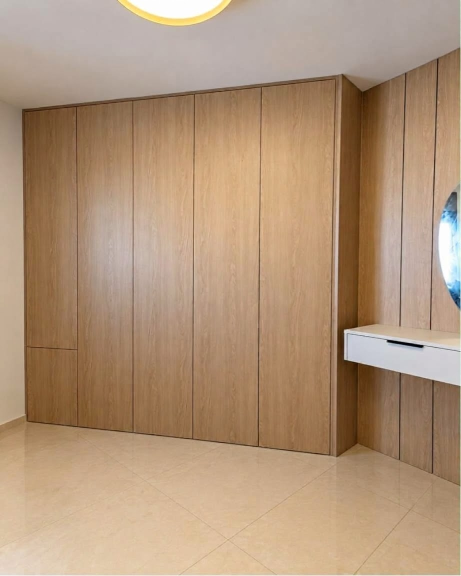
#> input picture projects/2026-10-whole-home/input/03_oak_closet_closed.jpg, 922 x 1152 px, found by its file name (shown at 1/2 size)
$ python clean_lamp.py
#> lines starting #> are read from the running program, lines starting #| are printed output that depends on the picture; after the words box and inside, x2 and y2 are one past the last pixel; in counts of white or black regions, pixels touching at a corner belong together
"""Remove the round ceiling lamp (not carpentry; her note R13) from the oak photos: the plain ceiling is rebuilt
from the clean ceiling around it (smooth 2D fit), the wardrobe is never touched. Writes work/clean_<name>.png"""
import cv2, numpy as np
def clean(src, box, out, ell):
#> called with src = 'input/03_oak_closet_closed.jpg', box = (170, 0, 560, 160), out = 'work/clean_03.png', ell = ((350, 2), (150, 78))
    im = cv2.imread(src).astype(np.float32); H, W = im.shape[:2]
#> after `H, W = im.shape[:2]`: H = 1152; W = 922
    x0, y0, x1, y1 = box
    g = cv2.cvtColor(im.astype(np.uint8), cv2.COLOR_BGR2GRAY).astype(np.float32)
    m = np.zeros((H, W), np.uint8); m[y0:y1, x0:x1] = 255
    # the lamp + its glow: brighter / more saturated than the ceiling around
    hsv = cv2.cvtColor(im.astype(np.uint8), cv2.COLOR_BGR2HSV).astype(np.float32)
    lamp = np.zeros((H, W), np.uint8)
    cv2.ellipse(lamp, ell[0], ell[1], 0, 0, 360, 255, -1)          # the lamp + its glow, measured
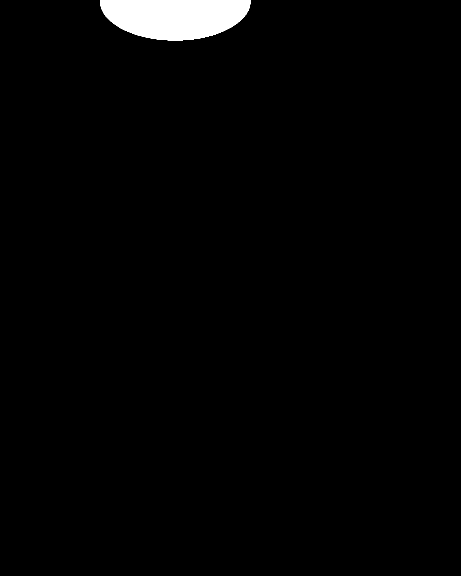
#> lamp: shape (1152, 922) (shown at 1/2 size); 1.8% white; 1 white region, box (x1, y1, x2, y2) and area: (200, 0, 501, 81) 19286
    wood = ((hsv[..., 0] < 25) & (hsv[..., 1] > 55) & (hsv[..., 2] < 235)).astype(np.uint8) * 255
#> wood: shape (1152, 922); 77.4% white; 71 black regions (48 under 20 px), largest, box (x1, y1, x2, y2) and area: (0, 0, 922, 1152) 185704, (182, 412, 353, 612) 23821, (802, 369, 865, 654) 11238
    wood = cv2.morphologyEx(wood, cv2.MORPH_OPEN, np.ones((3, 3), np.uint8))
#> wood: shape (1152, 922); 77.3% white; 40 black regions (22 under 20 px), largest, box (x1, y1, x2, y2) and area: (0, 0, 922, 1152) 213822, (181, 412, 353, 612) 24310, (670, 413, 677, 612) 952
    n, lab, st, _ = cv2.connectedComponentsWithStats(wood)            # carpentry = wood regions that reach down
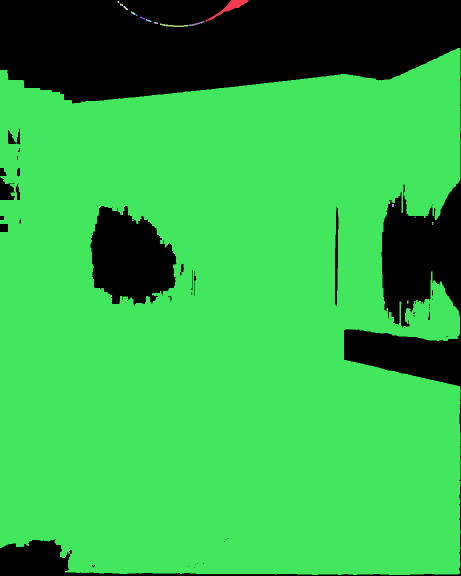
#> lab: shape (1152, 922) int32 (shown at 1/2 size); 18 distinct labels, from 0 to 17; one colour per label, 0 black
#> n = 18; st = 18 rows, first 6: [0, 0, 922, 1152, 241599], [411, 0, 86, 43, 815], [235, 2, 4, 4, 14], [240, 7, 6, 5, 23], [247, 12, 9, 8, 35], [262, 23, 9, 7, 35]
    keep = [i for i in range(1, n) if st[i, 1] + st[i, 3] > 200]      # (the lamp's gold rim stays near the ceiling)
#> keep = [12, 13, 14, 15, 16, 17]
    wood = np.isin(lab, keep).astype(np.uint8) * 255
#> wood: shape (1152, 922); 77.1% white; 40 black regions (22 under 20 px), largest, box (x1, y1, x2, y2) and area: (0, 0, 922, 1152) 215126, (181, 412, 353, 612) 24310, (670, 413, 677, 612) 952
    wood = cv2.dilate(wood, np.ones((7, 7), np.uint8))
#> wood: shape (1152, 922); 78.9% white; 17 black regions (6 under 20 px), largest, box (x1, y1, x2, y2) and area: (0, 0, 922, 203) 150840, (766, 366, 922, 649) 26655, (184, 417, 349, 605) 21471
    lamp = lamp & ~wood & m                                           # never touch the carpentry
    # fit a smooth quadratic surface per channel on the clean ceiling ring around the lamp
    ring = cv2.dilate(lamp, np.ones((61, 61), np.uint8)) & ~lamp & m
#> ring: shape (1152, 922); 1.5% white; 1 white region, box (x1, y1, x2, y2) and area: (170, 0, 531, 111) 15690
    ys, xs = np.nonzero(ring)
#> ys = 15690 values from 0 to 110; xs = 15690 values, max 530 at index 59, min 170 at index 0, mean 350
    A = np.stack([np.ones_like(xs), xs, ys, xs * xs, xs * ys, ys * ys], 1).astype(np.float64)
    yy, xx = np.nonzero(lamp)
#> yy = 19286 values from 0 to 80; xx = 19286 values, max 500 at index 300, min 200 at index 0, mean 350
    B = np.stack([np.ones_like(xx), xx, yy, xx * xx, xx * yy, yy * yy], 1).astype(np.float64)
    # inpaint from the clean ceiling edge inward, then smooth inside (the ceiling is a soft gradient)
    res = cv2.inpaint(im.astype(np.uint8), cv2.dilate(lamp, np.ones((5, 5), np.uint8)), 25, cv2.INPAINT_TELEA).astype(np.float32)
    res = cv2.GaussianBlur(res, (0, 0), 14)
    # feathered blend + matching grain
    a = (cv2.GaussianBlur(lamp.astype(np.float32) / 255, (0, 0), 9) * (wood == 0))[..., None]
    rng = np.random.default_rng(7); res += rng.normal(0, 1.2, res.shape)
    out_im = im * (1 - a) + res * a
    cv2.imwrite(out, np.clip(out_im, 0, 255).astype(np.uint8))
clean("input/03_oak_closet_closed.jpg", (170, 0, 560, 160), "work/clean_03.png", ((350, 2), (150, 78)))
clean("input/05_oak_closet_open.jpg", (300, 0, 720, 175), "work/clean_05.png", ((510, 8), (190, 112)))
#> call 2 of clean, with src = 'input/05_oak_closet_open.jpg', box = (300, 0, 720, 175), out = 'work/clean_05.png', ell = ((510, 8), (190, 112))
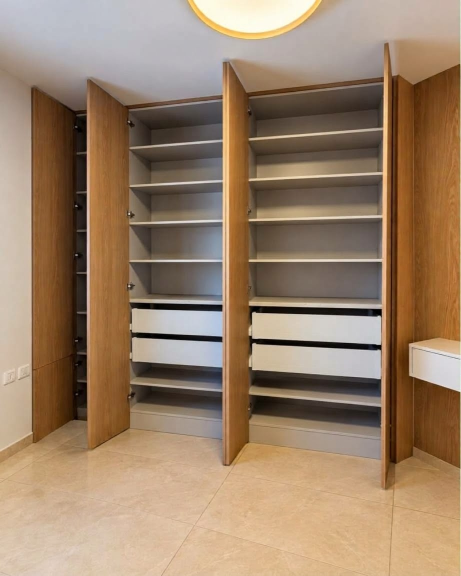
#> input picture projects/2026-10-whole-home/input/05_oak_closet_open.jpg, 922 x 1152 px, found by its file name (shown at 1/2 size)
#> in clean (call 2), `hsv = cv2.cvtColor(im.astype(np.uint8), cv2.COLOR_BGR2HSV).astype(np.f..`:
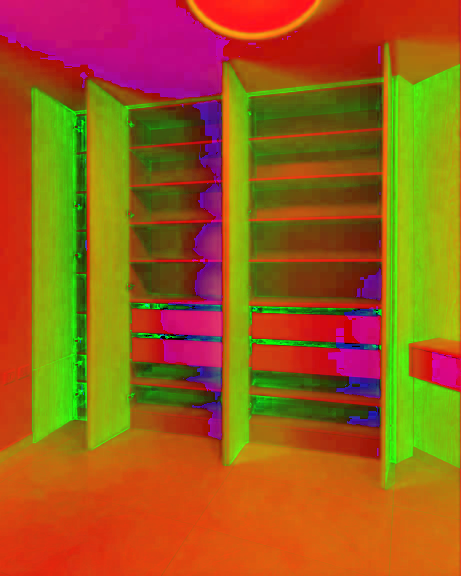
#> hsv: shape (1152, 922, 3) float32 (shown at 1/2 size); mean B, G, R 27, 93.3, 156.5
#> in clean (call 2), `cv2.ellipse(lamp, ell[0], ell[1], 0, 0, 360, 255, -1)`: lamp: shape (1152, 922); 3.5% white; 1 white region, box (x1, y1, x2, y2) and area: (320, 0, 701, 121) 36844
#> in clean (call 2), `wood = ((hsv[..., 0] < 25) & (hsv[..., 1] > 55) & (hsv[..., 2] < 235))..`: wood: shape (1152, 922); 68% white; 284 black regions (229 under 20 px), largest, box (x1, y1, x2, y2) and area: (0, 0, 922, 203) 119470, (263, 199, 451, 918) 66527, (504, 430, 767, 921) 64958
#> in clean (call 2), `wood = cv2.morphologyEx(wood, cv2.MORPH_OPEN, np.ones((3, 3), np.uint8))`: wood: shape (1152, 922); 67.7% white; 183 black regions (142 under 20 px), largest, box (x1, y1, x2, y2) and area: (0, 0, 922, 203) 134527, (261, 187, 458, 918) 69574, (501, 176, 775, 921) 68127
#> in clean (call 2), `n, lab, st, _ = cv2.connectedComponentsWithStats(wood)`:
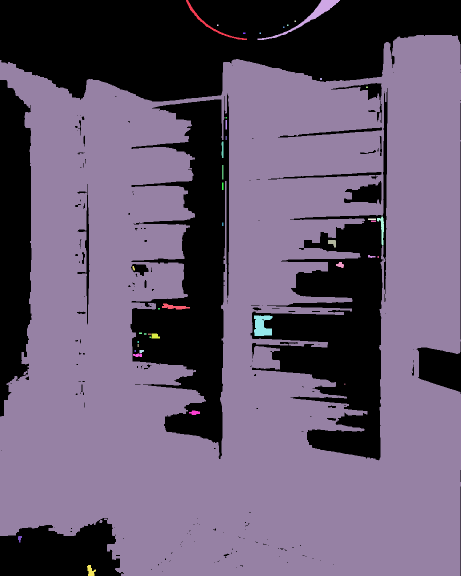
#> lab: shape (1152, 922) int32 (shown at 1/2 size); 44 distinct labels, from 0 to 43; one colour per label, 0 black
#> in clean (call 2), `n, lab, st, _ = cv2.connectedComponentsWithStats(wood)`: n = 44; st = 44 rows, first 6: [0, 0, 922, 1152, 343361], [372, 0, 122, 80, 615], [515, 0, 165, 80, 1561], [589, 41, 3, 3, 9], [434, 49, 3, 3, 9], [574, 49, 3, 3, 9]
#> in clean (call 2), `keep = [i for i in range(1, n) if st[i, 1] + st[i, 3] > 200]      # (t..`: keep = 33 values from 9 to 43
#> in clean (call 2), `wood = np.isin(lab, keep).astype(np.uint8) * 255`: wood: shape (1152, 922); 67.5% white; 183 black regions (142 under 20 px), largest, box (x1, y1, x2, y2) and area: (0, 0, 922, 203) 136779, (261, 187, 458, 918) 69574, (501, 176, 775, 921) 68127
#> in clean (call 2), `wood = cv2.dilate(wood, np.ones((7, 7), np.uint8))`:
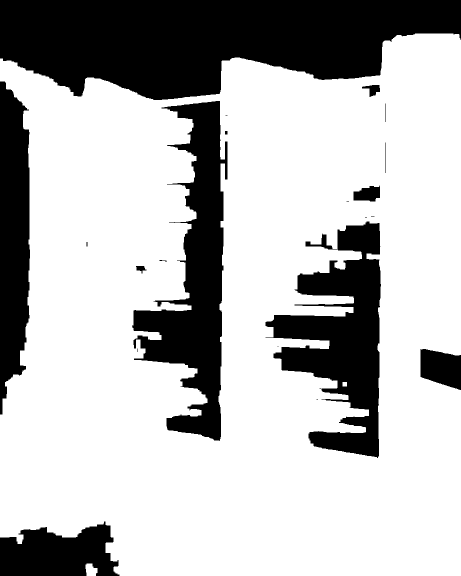
#> wood: shape (1152, 922) (shown at 1/2 size); 71.9% white; 22 black regions (9 under 20 px), largest, box (x1, y1, x2, y2) and area: (0, 0, 922, 200) 132476, (264, 202, 455, 882) 55721, (531, 443, 762, 916) 52559
#> in clean (call 2), `lamp = lamp & ~wood & m`: lamp: shape (1152, 922); 3.5% white; 1 white region, box (x1, y1, x2, y2) and area: (320, 0, 701, 121) 36743
#> in clean (call 2), `ring = cv2.dilate(lamp, np.ones((61, 61), np.uint8)) & ~lamp & m`: ring: shape (1152, 922); 1.8% white; 1 white region, box (x1, y1, x2, y2) and area: (300, 0, 720, 151) 19209
#> in clean (call 2), `ys, xs = np.nonzero(ring)`: ys = 19209 values from 0 to 150; xs = 19209 values, max 719 at index 40, min 300 at index 0, mean 509.2
#> in clean (call 2), `cv2.imwrite(out, np.clip(out_im, 0, 255).astype(np.uint8))`:
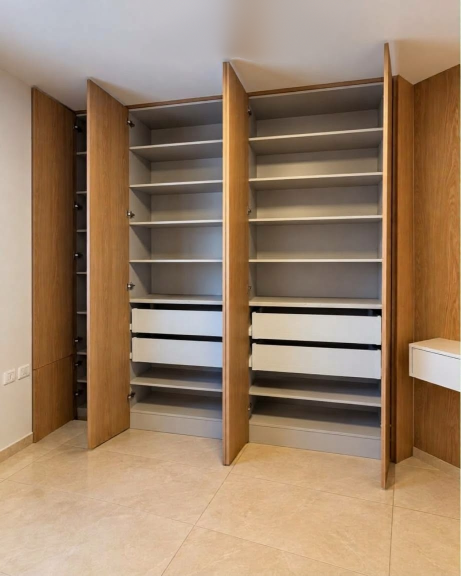
#> saved as clean_05.png: shape (1152, 922, 3) (shown at 1/2 size); mean B, G, R 104.5, 128.7, 154.4
